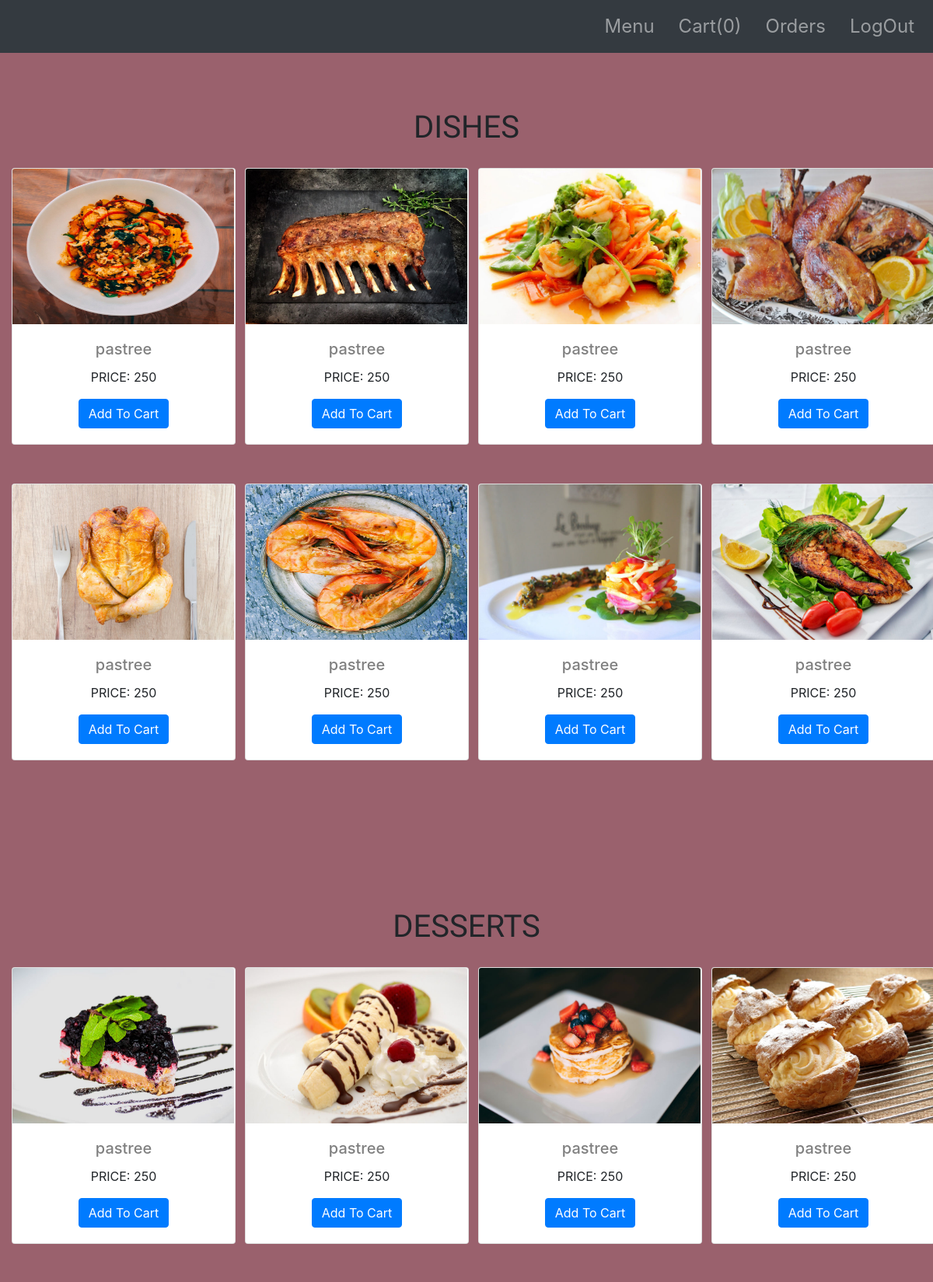
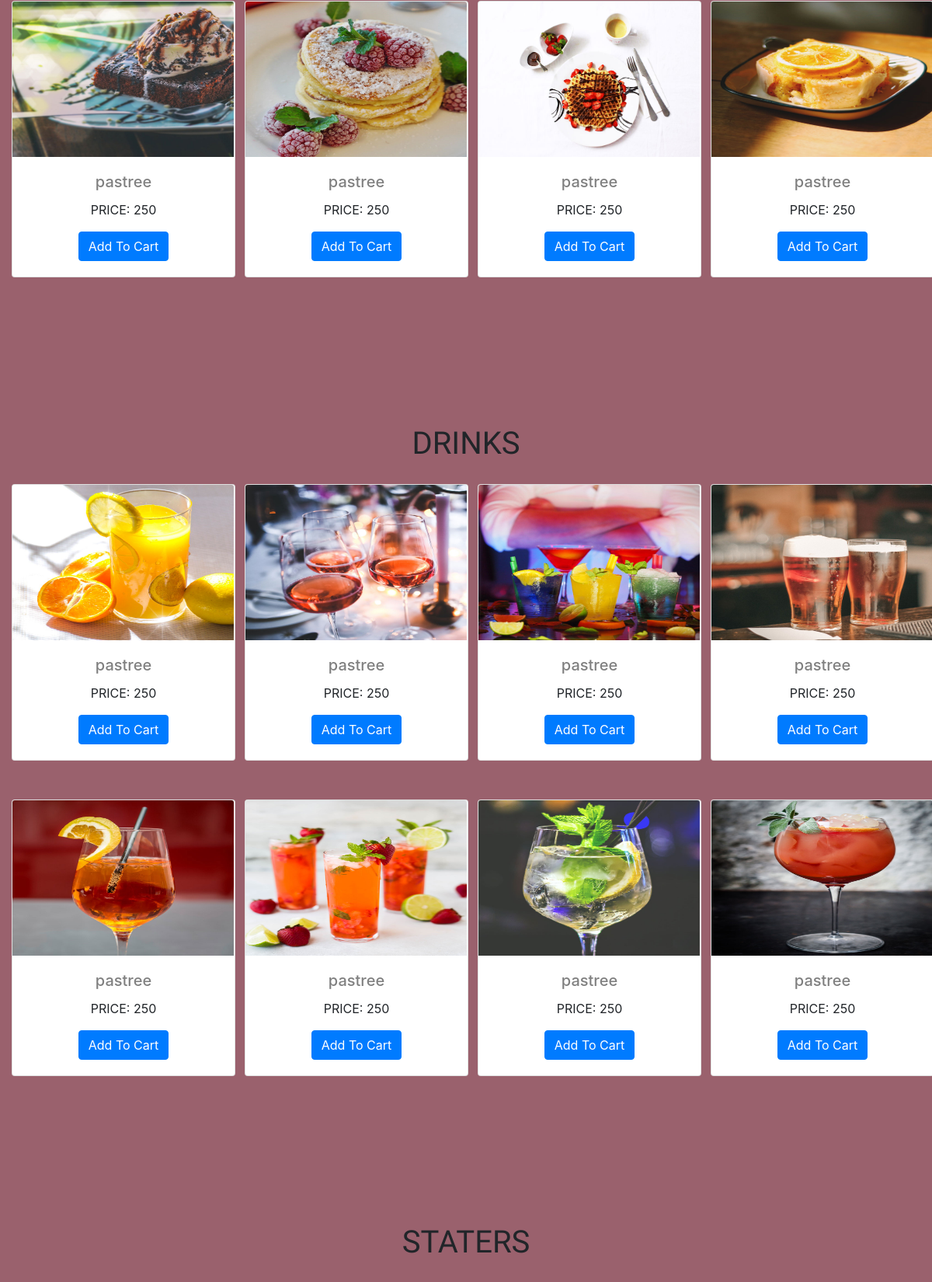
The app's page /mainbody.php (upper part) with its own data (2 pictures, top to bottom).
### tables this page shows
create table menu(
	item_id int not null AUTO_INCREMENT,
    item_name varchar(30),
    cost int ,
    Rating int,
    img varchar(2000),
    primary key(item_id)
    );

### functions.php (the view, shortened to what this page needs)
<?php
function oncard($image,$name,$cost,$productid)
{
$example="
<div class=\"our-cols col-lg-3\">
<form action=\"practice.php\" method=\"post\">
  <div class=\"ganesh-cards card\" style=\"width: 18rem;\">
  <img class=\"card-img-top\" src= \"$image\" alt=\"Card image cap\">
  <div class=\"card-body\">
  <h5 class=\"card-title\">$name</h5>
  <p>PRICE: $cost</p>
  <input type=\"submit\" name='add' class=\"btn btn-primary\" value=\"Add To Cart\">
  <input type='hidden' name='product_id' value='$productid'>
  </div>
    </div>
    </form>
    </div>";
    print "$example";
}
?>

### mainbody.php (shortened to what this page needs)
<?php
    include('mysqli_connect.php');
    require_once('functions.php');
?>
<!DOCTYPE html>
<html lang="en" dir="ltr">
  <head>
<link rel="stylesheet" href="https://cdn.jsdelivr.net/npm/bootstrap@4.0.0/dist/css/bootstrap.min.css">
<link rel="stylesheet" href="styles.css">
<link rel="stylesheet" href="cart.css">
  </head>
  <body>
    <?php
      require('navbar.php');
    ?>
<?php
    $query="select * from menu";
    $result=mysqli_query($dc,$query);
    $num=mysqli_num_rows($result);
    $v=1; ?>
    <?php
    while(($row=mysqli_fetch_array($result))&&($v<=$num))
    {
?>
    <?php if($v==1){ ?>
        <div class="our-row row">
        <div class="shashi">
  <h1>DISHES</h1>
    </div>
   <?php }?>
   <?php if($v==9){ ?>
        <div class="our-row row">
        <div class="shashi">
  <h1>DESSERTS</h1>
    </div>
   <?php }?>
   <?php if($v==17){ ?>
        <div class="our-row row">
        <div class="shashi">
  <h1>DRINKS</h1>
    </div>
   <?php }?>
   <?php if($v==25){ ?>
        <div class="our-row row">
        <div class="shashi">
  <h1>STATERS</h1>
    </div>
   <?php }?>
        <?php oncard ($row['img'],$row['item_name'],$row['cost'],$row['item_id']) ?>
  <?php
  if($v==8||$v==16||$v==24||$v==32)
  {
  print "</div>";
  }
   $v++; }
?>
  </body>
</html>

### navbar.php (shortened to what this page needs)
<nav class="navbar navbar-expand-lg navbar-dark bg-dark position-sticky-top fixed-top">
  <div class="collapse navbar-collapse" id="navbarText">
    <ul class="navbar-nav ml-auto">
      <li class="nav-item ">
        <a class="our-logo nav-link" href="mainbody.php">Menu</a>
      </li>
      <li class="nav-item ">
            <?php
            if(isset($_SESSION['cart']))
            {
                $count=count($_SESSION['cart']);
                print "<a class=\"our-logo nav-link\" href=\"cart.php\">Cart($count)</a>";
            }
            else
            {
                $count=0;
                print "<a class=\"our-logo nav-link\" href=\"cart.php\">Cart($count)</a>";
            }
            ?>
      </li>
      <li class="nav-item">
        <a class="our-logo nav-link" href="#">Orders</a>
      </li>
      <li class="nav-item">
        <a class="our-logo nav-link" href="#">LogOut</a>
      </li>
    </ul>
  </div>
</nav>

### styles.css (style rules this page uses)
h5 { color:grey; }
body { background-color: #9A616D; }
.our-logo { color: white; margin-left:15px; font-size: 1.5rem; }
.shashi { padding-top: 20px; padding-bottom: 20px; font-family: 'Shalimar', cursive; text-align: center; width: 100%; margin-top: 70px; }
.ganesh-cards { text-align: center; }
.our-row { margin-right: 0; margin-left: 0; }
.our-cols { margin-bottom: 50px; }
h1 { padding-top:50px; padding-bottom:0; }

### cart.css (style rules this page uses)
.card-img-top { width: 285px; height: 200px; }

### records on screen
menu: shows "DISHES", shows a picture, item_name "pastree", cost "250"
menu: shows a picture, item_name "pastree", cost "250"
menu: shows a picture, item_name "pastree", cost "250"
menu: shows a picture, item_name "pastree", cost "250"
menu: shows a picture, item_name "pastree", cost "250"
menu: shows a picture, item_name "pastree", cost "250"
menu: shows a picture, item_name "pastree", cost "250"
menu: shows a picture, item_name "pastree", cost "250"
menu: shows "DESSERTS", shows a picture, item_name "pastree", cost "250"
menu: shows a picture, item_name "pastree", cost "250"
menu: shows a picture, item_name "pastree", cost "250"
menu: shows a picture, item_name "pastree", cost "250"
menu: shows a picture, item_name "pastree", cost "250"
menu: shows a picture, item_name "pastree", cost "250"
menu: shows a picture, item_name "pastree", cost "250"
menu: shows a picture, item_name "pastree", cost "250"
menu: shows "DRINKS", shows a picture, item_name "pastree", cost "250"
menu: shows a picture, item_name "pastree", cost "250"
menu: shows a picture, item_name "pastree", cost "250"
menu: shows a picture, item_name "pastree", cost "250"
menu: shows a picture, item_name "pastree", cost "250"
menu: shows a picture, item_name "pastree", cost "250"
menu: shows a picture, item_name "pastree", cost "250"
menu: shows a picture, item_name "pastree", cost "250"
menu: shows "STATERS"

### other values on screen
$count "0"
